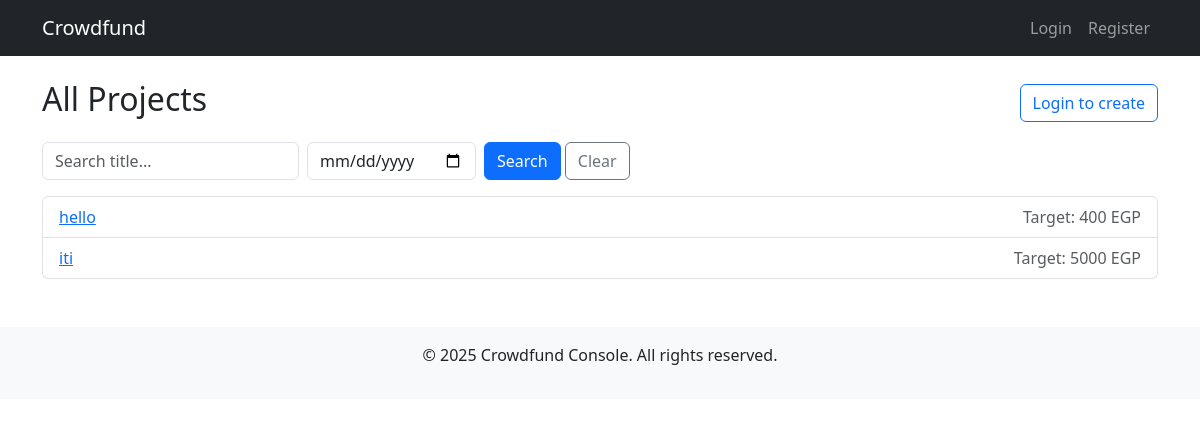
Before: / with the older database file.
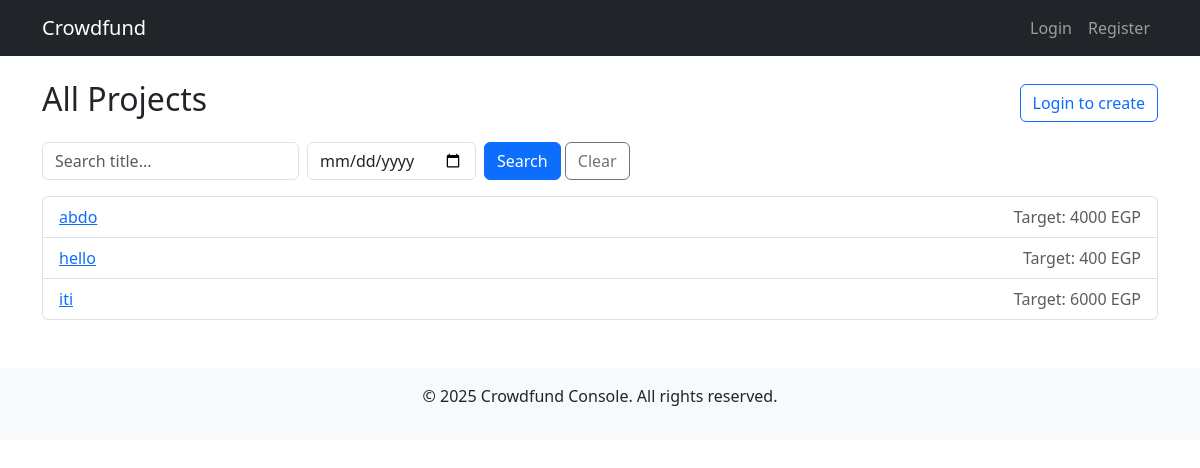
After: the same page with the newer database file.
### projects/models.py (models this page shows, shortened)
class Project(models.Model):
    owner = models.ForeignKey(User, on_delete=models.CASCADE, related_name="projects")
    title = models.CharField(max_length=200)
    details = models.TextField(
        help_text="Describe your project in detail. Example: 'We are building a mobile app for farmers to track crops. Our target is to reach 500 users in 6 months...'"
    )
    target_amount = models.PositiveIntegerField(
        validators=[MinValueValidator(1), MaxValueValidator(10_000_000)],
        help_text="Target amount in EGP (Egyptian Pounds)"
    )
    start_date = models.DateField()
    end_date = models.DateField()
    created_at = models.DateTimeField(auto_now_add=True)
    updated_at = models.DateTimeField(auto_now=True)
    is_active = models.BooleanField(default=True)

### projects/views.py (the view)
# urls.py: path("", project_views.ProjectListView.as_view(), name="project_list"),
class ProjectListView(ListView):
    model = Project
    template_name = "projects/project_list.html"
    context_object_name = "projects"
    paginate_by = 10
    def get_queryset(self):
        qs = super().get_queryset().filter(is_active=True).order_by("-created_at")
        q = self.request.GET.get("q", "").strip()
        date_str = self.request.GET.get("date", "").strip()
        if q:
            qs = qs.filter(title__icontains=q)
        if date_str:
            try:
                d = datetime.date.fromisoformat(date_str)
                qs = qs.filter(start_date__lte=d, end_date__gte=d)
            except ValueError:
                qs = qs.none()
        return qs
    def get_context_data(self, **kwargs):
        ctx = super().get_context_data(**kwargs)
        ctx["q"] = self.request.GET.get("q", "")
        ctx["date"] = self.request.GET.get("date", "")
        return ctx

### templates/projects/project_list.html (shortened to what this page needs)
{% extends 'base.html' %}
{% block content %}
<div class="d-flex justify-content-between align-items-center mb-3">
    <h2>All Projects</h2>
    {% if user.is_authenticated %}
        <a href="{% url 'project_create' %}" class="btn btn-primary">Create Project</a>
    {% else %}
        <a href="{% url 'login' %}?next={% url 'project_create' %}" class="btn btn-outline-primary">Login to create</a>
    {% endif %}
</div>
<div class="row mb-3">
  <div class="col-md-8">
    <form class="row g-2" method="get">
      <div class="col-auto">
        <input type="text" name="q" class="form-control" placeholder="Search title..." value="{{ q }}">
      </div>
      <div class="col-auto">
        <input type="date" name="date" class="form-control" value="{{ date }}">
      </div>
      <div class="col-auto">
        <button type="submit" class="btn btn-primary">Search</button>
        <a href="{% url 'project_list' %}" class="btn btn-outline-secondary">Clear</a>
      </div>
    </form>
  </div>
</div>
<ul class="list-group">
{% for project in projects %}
<li class="list-group-item">
<a href="/projects/{{ project.id }}/">{{ project.title }}</a>
<span class="text-muted float-end">Target: {{ project.target_amount }} EGP</span>
</li>
{% empty %}
<p>No projects found.</p>
{% endfor %}
</ul>
{% endblock %}

### templates/base.html (shortened to what this page needs)
<!DOCTYPE html>
<html lang="en">
<head>
    <link rel="stylesheet" href="https://cdn.jsdelivr.net/npm/bootstrap@5.3.0/dist/css/bootstrap.min.css">
</head>
<body>
    <nav class="navbar navbar-expand-lg navbar-dark bg-dark">
        <div class="container">
            <a class="navbar-brand" href="{% url 'project_list' %}">Crowdfund</a>
            <div class="navbar-nav ms-auto">
                {% if user.is_authenticated %}
                    <span class="nav-link">{{ user.email }}</span>
                    <a class="nav-link" href="{% url 'logout' %}">Logout</a>
                {% else %}
                    <a class="nav-link" href="{% url 'login' %}">Login</a>
                    <a class="nav-link" href="{% url 'register' %}">Register</a>
                {% endif %}
            </div>
        </div>
    </nav>
    <div class="container mt-4">
        {% block content %}{% endblock %}
    </div>
    <footer class="mt-5 py-3 bg-light text-center">
        <p>&copy; 2025 Crowdfund Console. All rights reserved.</p>
    </footer>
</body>
</html>

Changed rows visible on the page:
added Project: title "abdo", target_amount "4000"
changed Project "iti": target_amount "5000" → "6000"
